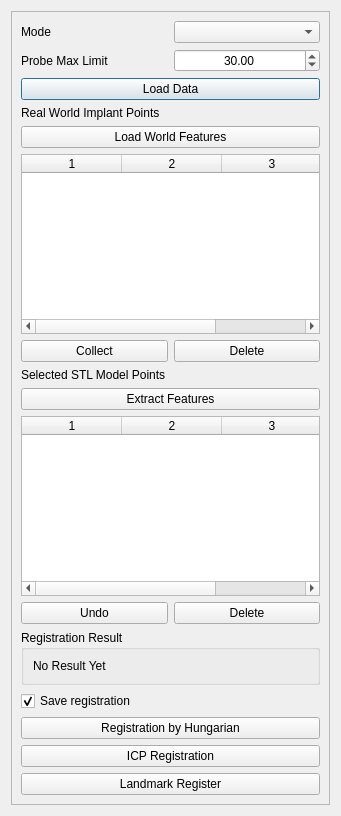
<?xml version="1.0" encoding="UTF-8"?>
<ui version="4.0">
 <class>RegistrationDialog</class>
 <widget class="QDialog" name="RegistrationDialog">
  <property name="geometry">
   <rect>
    <x>0</x>
    <y>0</y>
    <width>341</width>
    <height>816</height>
   </rect>
  </property>
  <property name="windowTitle">
   <string>RegistrationDialog</string>
  </property>
  <layout class="QVBoxLayout" name="verticalLayout_2">
   <item>
    <widget class="QSplitter" name="splitter_toplevel">
     <property name="orientation">
      <enum>Qt::Horizontal</enum>
     </property>
     <widget class="QFrame" name="data_panel">
      <property name="frameShape">
       <enum>QFrame::StyledPanel</enum>
      </property>
      <property name="frameShadow">
       <enum>QFrame::Raised</enum>
      </property>
      <layout class="QVBoxLayout" name="verticalLayout">
       <item>
        <layout class="QGridLayout" name="gridLayout">
         <item row="1" column="1">
          <widget class="QDoubleSpinBox" name="doubleSpinBox_probe_limit">
           <property name="alignment">
            <set>Qt::AlignCenter</set>
           </property>
           <property name="maximum">
            <double>70.000000000000000</double>
           </property>
           <property name="value">
            <double>30.000000000000000</double>
           </property>
          </widget>
         </item>
         <item row="0" column="1">
          <widget class="QComboBox" name="comboBox_mode"/>
         </item>
         <item row="0" column="0">
          <widget class="QLabel" name="label_2">
           <property name="text">
            <string>Mode</string>
           </property>
          </widget>
         </item>
         <item row="1" column="0">
          <widget class="QLabel" name="label_probe_limit">
           <property name="text">
            <string>Probe Max Limit</string>
           </property>
          </widget>
         </item>
        </layout>
       </item>
       <item>
        <widget class="QPushButton" name="pushButton_load_data">
         <property name="text">
          <string>Load Data</string>
         </property>
        </widget>
       </item>
       <item>
        <widget class="QLabel" name="label_real_points">
         <property name="text">
          <string>Real World Implant Points</string>
         </property>
        </widget>
       </item>
       <item>
        <widget class="QPushButton" name="pushButton_load_world_features">
         <property name="text">
          <string>Load World Features</string>
         </property>
        </widget>
       </item>
       <item>
        <widget class="QTableWidget" name="tableWidget_world">
         <property name="selectionBehavior">
          <enum>QAbstractItemView::SelectRows</enum>
         </property>
         <property name="columnCount">
          <number>3</number>
         </property>
         <column/>
         <column/>
         <column/>
        </widget>
       </item>
       <item>
        <layout class="QHBoxLayout" name="horizontalLayout_6">
         <item>
          <widget class="QPushButton" name="pushButton_collect">
           <property name="text">
            <string>Collect</string>
           </property>
          </widget>
         </item>
         <item>
          <widget class="QPushButton" name="pushButton_delete_selected_world_points">
           <property name="text">
            <string>Delete</string>
           </property>
          </widget>
         </item>
        </layout>
       </item>
       <item>
        <widget class="QLabel" name="label_model_points">
         <property name="text">
          <string>Selected STL Model Points</string>
         </property>
        </widget>
       </item>
       <item>
        <widget class="QPushButton" name="pushButton_extract_features">
         <property name="text">
          <string>Extract Features</string>
         </property>
        </widget>
       </item>
       <item>
        <widget class="QTableWidget" name="tableWidget_model">
         <property name="selectionBehavior">
          <enum>QAbstractItemView::SelectRows</enum>
         </property>
         <property name="columnCount">
          <number>3</number>
         </property>
         <column/>
         <column/>
         <column/>
        </widget>
       </item>
       <item>
        <layout class="QHBoxLayout" name="horizontalLayout_7">
         <item>
          <widget class="QPushButton" name="pushButton_undo">
           <property name="text">
            <string>Undo</string>
           </property>
          </widget>
         </item>
         <item>
          <widget class="QPushButton" name="pushButton_delete_selected_model_points">
           <property name="text">
            <string>Delete</string>
           </property>
          </widget>
         </item>
        </layout>
       </item>
       <item>
        <widget class="QGroupBox" name="groupBox">
         <property name="title">
          <string>Registration Result</string>
         </property>
         <layout class="QHBoxLayout" name="horizontalLayout_2">
          <item>
           <widget class="QLabel" name="label_registration_result">
            <property name="text">
             <string>No Result Yet</string>
            </property>
           </widget>
          </item>
         </layout>
        </widget>
       </item>
       <item>
        <widget class="QCheckBox" name="checkBox_save_to_file">
         <property name="text">
          <string>Save registration</string>
         </property>
         <property name="checked">
          <bool>true</bool>
         </property>
        </widget>
       </item>
       <item>
        <widget class="QPushButton" name="pushButton_register_hungarian">
         <property name="text">
          <string>Registration by Hungarian</string>
         </property>
        </widget>
       </item>
       <item>
        <widget class="QPushButton" name="pushButton_register_icp">
         <property name="text">
          <string>ICP Registration</string>
         </property>
        </widget>
       </item>
       <item>
        <widget class="QPushButton" name="pushButton_register_landmark">
         <property name="text">
          <string>Landmark Register</string>
         </property>
        </widget>
       </item>
      </layout>
     </widget>
    </widget>
   </item>
  </layout>
 </widget>
 <resources/>
 <connections/>
</ui>
